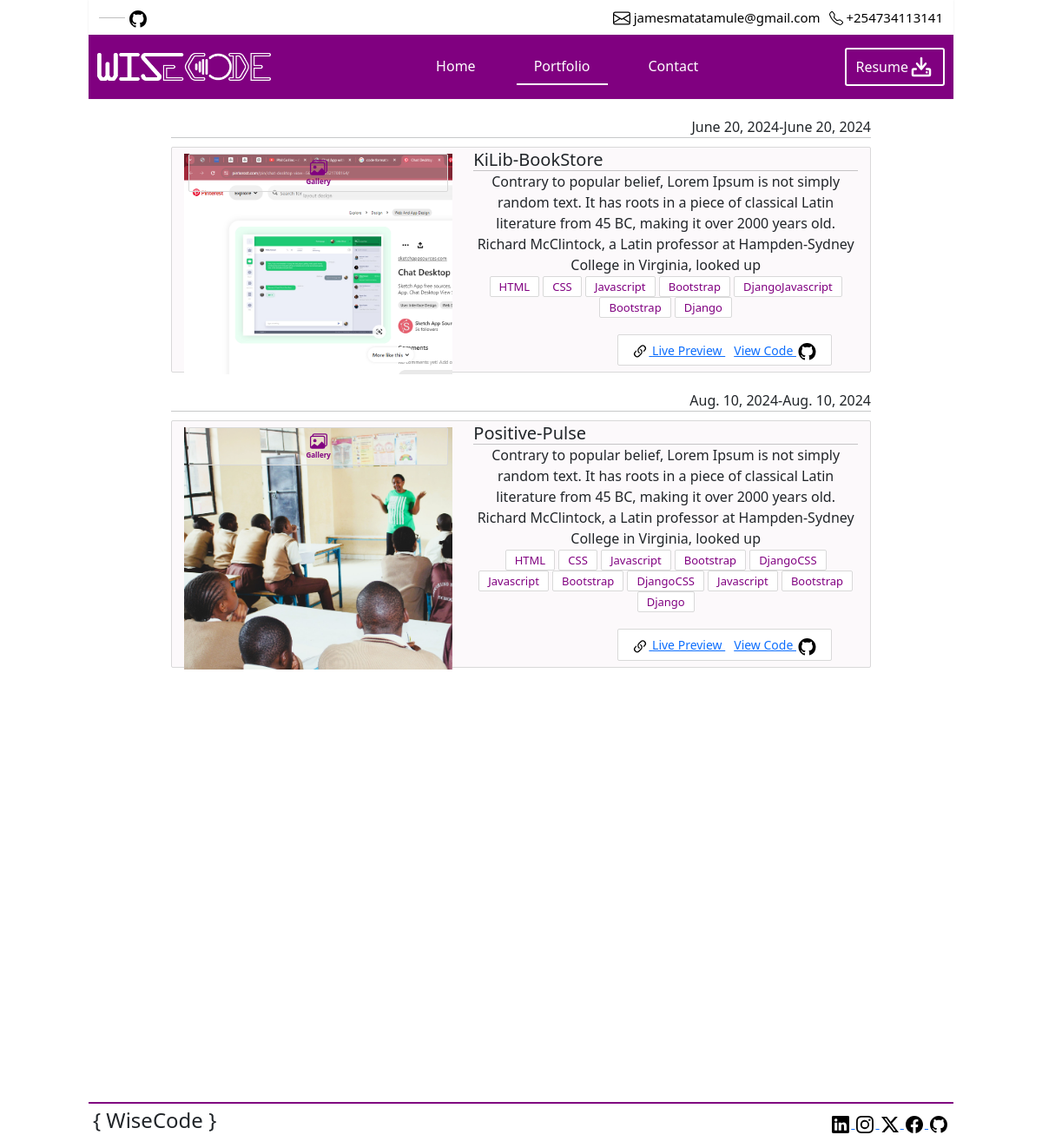
The page /portfolio/ on the database its author committed.
### core/models.py (models this page shows, shortened)
class Project(models.Model):
    title = models.CharField(max_length=255)
    description = models.TextField(max_length=455)
    start_date = models.DateField()
    end_date = models.DateField()
    live_preview_link = models.URLField(max_length=200, blank=True, null=True)
    github_link = models.URLField(max_length=200, blank=True, null=True)
    tools_and_languages = models.CharField(max_length=255)  # A comma-separated list of tools and languages used
    created_at = models.DateTimeField(auto_now_add=True)
    updated_at = models.DateTimeField(auto_now=True)

class Image(models.Model):
    project = models.ForeignKey(Project, related_name='images', on_delete=models.CASCADE)
    image = models.ImageField(upload_to='project_images/')
    reference = models.CharField(max_length=50)  # e.g., 'image1', 'image2', etc.
    uploaded_at = models.DateTimeField(auto_now_add=True)

### core/views.py (the view)
# urls.py: path('portfolio/', views.portfolio, name='portfolio'),
def portfolio(request):
    projects = Project.objects.all()
    for project in projects:
        project.first_image = project.images.first()
        try:
            project.project_video = project.video
        except Video.DoesNotExist:
            project.project_video = None
        project.media = []
        for image in project.images.all():
            project.media.append({
                'type': 'image',
                'url': image.image.name,  # Use 'name' instead of 'url'
                'reference': image.reference
            })
        if project.project_video:
            project.media.append({
                'type': 'video',
                'url': project.project_video.video.name,  # Use 'name' instead of 'url'
                'reference': 'video'
            })
    return render(request, 'Portfolio/portfolio.html', {'projects': projects})

### core/templatetags/custom_filters.py (called while the page is built)
@register.filter
def split_tools_and_languages(value):
    return value.split(',')

### templates/Portfolio/portfolio.html (shortened to what this page needs)
{% extends 'base.html' %}
{% load static %}
{% load custom_filters %}
{% block content %}
    <div class="container" style="margin-bottom: 500px">
        <div class="row">
            {% if projects %}
                {% for project in projects %}
                    <div class="col-11 col-sm-11 col-md-10 col-lg-9 col-xl-10" style="margin: 20px auto auto;">
                        <p style="text-align: right;margin: 0;">{{ project.start_date }}-{{ project.end_date }}</p>
                        <hr style="margin: 0 0 10px;">
                        <div class="my-project-div"
                             style="width: 100%;background: #fcf9fb;border: 1px solid #d9d9d9;padding: 2px;border-radius: 2px;">
                            <div class="container-fluid">
                                <div class="row">
                                    <div class="col-12 col-sm-12 col-md-6 col-lg-6 col-xl-5">
                                        <div class="project-image-div"
                                             style="background:
                                                     {% with project.images.first as image %}
                                                         {% if image %}
                                                             url('{% url "core:serve_media" path=image.image.name %}')
                                                         {% else %}
                                                             white
                                                         {% endif %}
                                                     {% endwith %}
                                                     ;background-size: cover;">
                                            <a href="javascript:void(0);"
                                               onclick="openGalleryModal({{ project.id }}, '{{ project.title }}', {{ project.media|safe }})"
                                               style="display: flex;flex-direction: column;align-items: center;text-decoration: none;color: purple;margin: 5px;background-color: rgba(255, 255, 255, 0.3);padding: 5px;border: 1px solid #d9d9d9;border-radius: 2px;width: auto;">
                                                <p style="font-size: 8px;font-weight: bold;margin: 0;">Gallery</p>
                                            </a>
                                        </div>
                                    </div>
                                    <div class="col-12 col-sm-12 col-md-6 col-lg-6 col-xl-7">
                                        <h3 class="project-name"
                                            style="font-size: 20px;margin: 0">{{ project.title }}</h3>
                                        <hr style="margin: 0;">
                                        <p class="project-description">{{ project.description }}</p>
                                        <p style="text-align: center; margin: 0;">
                                            {% for item in project.tools_and_languages|split_tools_and_languages %}
                                                <span class="tools-used-in-project">{{ item }}</span>
                                            {% endfor %}
                                        </p>
                                        <div class="portfolio-project-links-div">
                                            <a href="{{ project.live_preview_link }}"
                                               style="font-size: 14px;margin: 0 5px;">
                                                Live Preview
                                            </a>
                                            <a href="{{ project.github_link }}" style="font-size: 14px;margin: 0 5px;">
                                                View Code
                                            </a>
                                        </div>
                                    </div>
                                </div>
                            </div>
                        </div>
                    </div>
                {% endfor %}
            {% else %}
                <p style="font-size: 20px;font-weight: bold;text-align: center;margin-top: 30px;">There are no projects
                    yet</p>
            {% endif %}
        </div>
    </div>
{% endblock %}

### static/styles/styles.css (style rules this page uses)
@media (min-width: 576px) { .tools-used-in-project { padding: 2px 4px; font-size: 12px; } }
@media (min-width: 576px) { .portfolio-project-links-div { padding: 5px 5px; margin: auto; } }
@media (min-width: 576px) { .project-description { font-size: 14px; } }
@media (min-width: 576px) { .project-image-div { height: 270px; } }
@media (min-width: 576px) { .project-name { text-align: center; } }
@media (min-width: 768px) { .tools-used-in-project { padding: 2px 4px; font-size: 12px; } }
@media (min-width: 768px) { .portfolio-project-links-div { padding: 5px 5px; margin: 5px 20px 5px 5px; } }
@media (min-width: 768px) { .project-description { font-size: 15px; } }
@media (min-width: 768px) { .project-image-div { height: 100%; } }
@media (min-width: 768px) { .project-name { text-align: center; } }
@media (min-width: 992px) { .tools-used-in-project { padding: 2px 10px; font-size: 13px; } }
@media (min-width: 992px) { .portfolio-project-links-div { padding: 5px 10px; margin: 5px 30px 5px 5px; } }
@media (min-width: 992px) { .project-description { font-size: 16px; } }
@media (min-width: 992px) { .project-image-div { height: 100%; } }
@media (min-width: 992px) { .project-name { text-align: left; } }
hr { margin: 0; }
.tools-used-in-project { background-color: white; color: purple; border: 1px solid #d9d9d9; border-radius: 2px; }
.portfolio-project-links-div { background: white; float: right; margin-top: 20px; border-radius: 2px; border: 1px solid #d9d9d9; }
.project-description { margin: 0; text-align: center; }
.project-image-div { background-color: red; width: 100%; }

### rows shown on the page
Project: start_date "June 20, 2024", end_date "June 20, 2024", image (picture), title "KiLib-BookStore", description "Contrary to popular belief, Lorem Ipsum is not simply random text. It has roots in a piece of classical Latin literature from 45 BC, making it over 2000 years old. Richard McClintock, a Latin professor at Hampden-Sydney College in Virginia, looked up", tools_and_languages "HTML" "CSS" "Javascript" "Bootstrap" "DjangoJavascript" "Bootstrap" "Django"
Project: start_date "Aug. 10, 2024", end_date "Aug. 10, 2024", image (picture), title "Positive-Pulse", description "Contrary to popular belief, Lorem Ipsum is not simply random text. It has roots in a piece of classical Latin literature from 45 BC, making it over 2000 years old. Richard McClintock, a Latin professor at Hampden-Sydney College in Virginia, looked up", tools_and_languages "HTML" "CSS" "Javascript" "Bootstrap" "DjangoCSS" "Javascript" "Bootstrap" "DjangoCSS" "Javascript" "Bootstrap" "Django"
